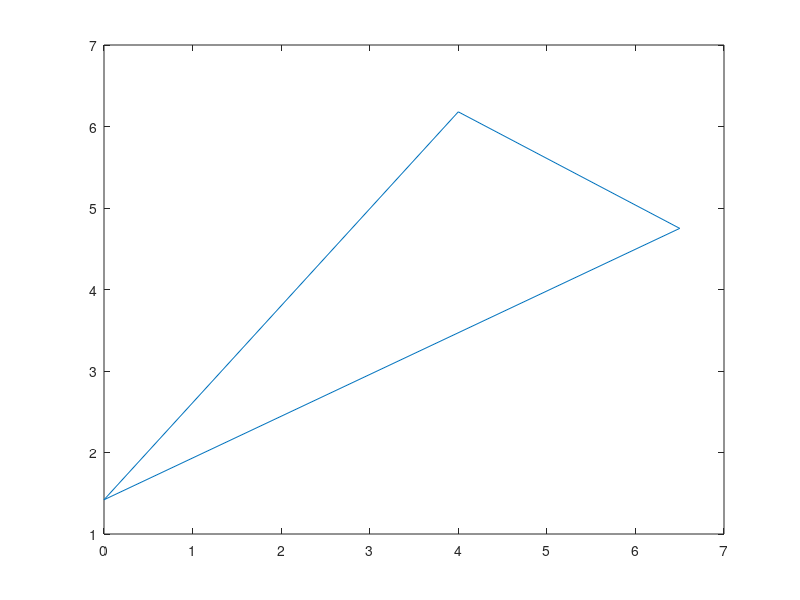

Write the MATLAB code that produced this figure. (Note: this script raises an error after producing the figure.)
clear all, close all;

x = [0 4 6.5]; y = [1.42 6.18 4.75];

xx = [x x(1)]; yy = [y y(1)];

plot(xx, yy);

dx = diff(xx); dy = diff(yy);

sida = sqrt(dx.^2 + dy.^2);
omkrets = sum(sida);
s = omkrets/2; area = sqrt(s*prod(s-sida));

disp("omkrets: " + omkrets + " area: " + area);